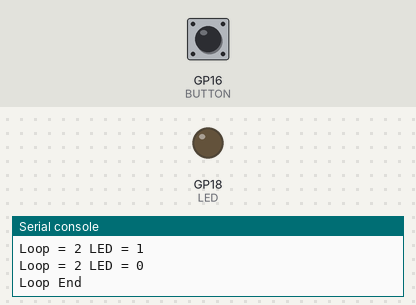
Bench run of a program on a simulated Raspberry Pi Pico running MicroPython. Shown: output pins drawn as LEDs (lit = HIGH), the last lines printed to the serial console. The test bench sets the inputs (shaded band); at power-on: GP16 (BUTTON) LOW.

Above: at 7.2 s.
7.3 s: GP16 (BUTTON) pulled HIGH for 0.15 s
At 7.37 s:
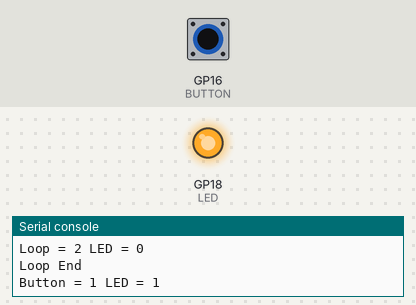
8.9 s: GP16 (BUTTON) pulled HIGH for 3.2 s
At 12.8 s:
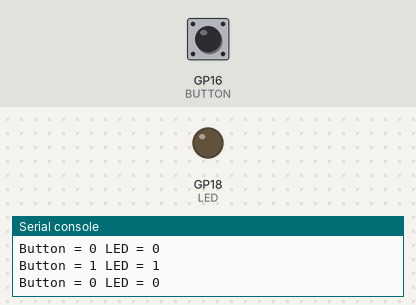
Timing chart, 0 to 14.3 s (numbered marks = the images above; inputs shaded):
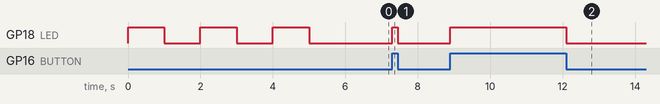

The program:

main.py
```python
import machine
import utime

# ボタンを GroveShield の 16 ポートへ接続しておくこと
BUTTON = machine.Pin(16, machine.Pin.IN)
# LED を GroveShield の 18 ポートへ接続しておくこと
LED = machine.Pin(18, machine.Pin.OUT)

#     [ ] [ ] [ ] [ ] [ ]
# USB
#     [ ] [ ] [1] [2] [ ]
#
# 1 BUTTON
# 2 LED

# 3 回点滅
for i in range(3):
    LED.value(1)
    utime.sleep(1)
    print("Loop =", i, "LED =", LED.value())

    LED.value(0)
    utime.sleep(1)
    print("Loop =", i, "LED =", LED.value())
print("Loop End")

# ボタンを押したら点灯
Prev = 0
while True:
    Btn = BUTTON.value()
    if Prev != Btn:
        LED.value(Btn)
        print("Button =", Btn, "LED =", LED.value())
    Prev = Btn


        
```

Measured:
- after the input at 7.3 s, GP18 (LED): LOW → HIGH at once, → LOW 0.15 s later
- after the input at 8.9 s, GP18 (LED): LOW → HIGH at once, → LOW 3.2 s later
